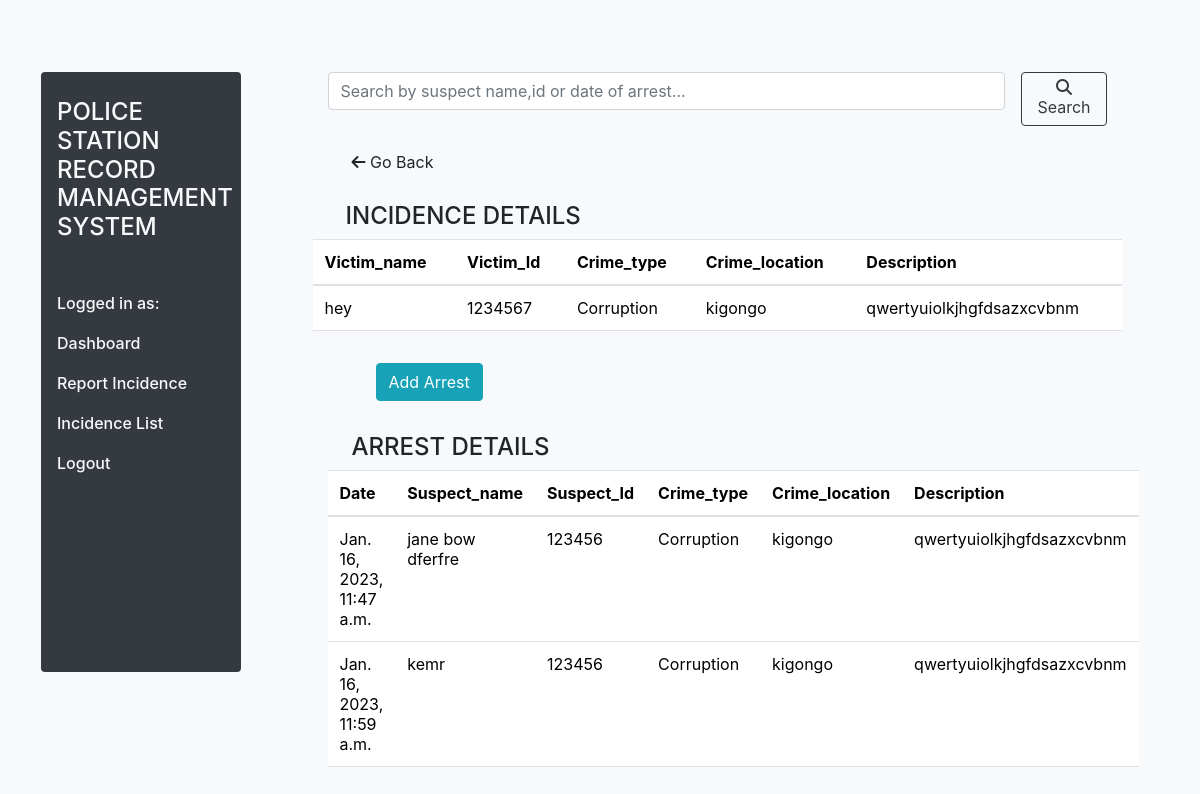
The app's page /incidence/1/ with its own data.
### records/models.py (models this page shows, shortened)
class Report (models.Model):
    report_id = models.UUIDField(default=uuid.uuid4, editable=False, unique=True)
    victim_name = models.CharField(max_length=100)
    victim_id = models.IntegerField(max_length=8)
    crime_type = models.ForeignKey(Crime,on_delete=models.CASCADE,null=True, blank=False)
    crime_location = models.CharField(max_length=100)
    date = models.DateTimeField(auto_now_add=True)
    description = models.TextField(max_length=100)

class Crime(models.Model):
    name = models.CharField(max_length=100)
    def __str__(self) :
        return self.name

class Arrest(models.Model):
    incidence = models.ForeignKey(Report, on_delete=models.CASCADE,blank=False, default=1)
    arrest_id = models.UUIDField(default=uuid.uuid4, editable=False, unique=True)
    suspect_name = models.CharField(max_length=100)
    suspect_id = models.IntegerField(max_length=8)
    date = models.DateTimeField(auto_now_add=True)

### records/views.py (the view)
# urls.py: path('incidence/<int:pk>/',views.IncidenceDetail, name='detail' ),
def IncidenceDetail(request, pk):
    incidence = Report.objects.get(id=pk)
    q = request.GET.get('q') if request.GET.get('q') != None else ''
    arrest_list = Arrest.objects.filter(
        Q(suspect_id__icontains=q) |
        Q(suspect_name__icontains=q) |
        Q(date__icontains=q)
    )
    context = {
        'incidence': incidence,
        'arrest_list': arrest_list,
    }
    return render(request, 'records/incidence_detail.html', context)

### records/templates/records/incidence_detail.html (shortened to what this page needs)
{% extends 'records/base.html' %} {% load crispy_forms_tags%}
    {% block content %}
    <div class="row">
        <div class="col-md-3 ">
            {% include 'records/sidebar.html'%}
        </div>
        <div class="col-md-8 mt-5">
                <form class="d-flex" method="GET">
                    <input class="form-control me-2" type="text" name="q" placeholder="Search by suspect name,id or date of arrest..." aria-label="Search">
                    <button class="btn btn-outline-dark search ml-2" type="submit"><i class="fa-solid fa-magnifying-glass"></i>Search </button>
                </form>
                <div>
                    <a class="nav-link m-3 p-2" href="{% url 'report_list'%}"><i class="fa fa-arrow-left" aria-hidden="true"></i>
                        Go Back</a>
                </div>
            <div class="row">
                <div class="row">
                    <h4 class="text-justify ml-4 mt-1">INCIDENCE DETAILS</h4>
                </div>
                <table class="table  p-2 jumbortron">
                    <thead>
                        <tr>
                            <th scope="col">Victim_name</th>
                            <th scope="col">Victim_Id</th>
                            <th scope="col">Crime_type</th>
                            <th scope="col">Crime_location</th>
                            <th scope="col">Description</th>
                        </tr>
                    </thead>
                    <tbody>
                        <td scope="row">{{incidence.victim_name}}</td>
                            <td scope="row">{{incidence.victim_id}}</td>
                            <td scope="row">{{incidence.crime_type}}</td>
                            <td scope="row">{{incidence.crime_location}}</td>
                            <td scope="row">{{incidence.description}}</td>
                    </tbody>
                    </table>
                                </div>
              <a href="{% url 'add_arrest' incidence.id %}" class="btn btn-info m-3 ml-5 "> Add Arrest</a>
              <div class="arrest">
                <h4 class="text-justify ml-4 mt-3">ARREST DETAILS</h4>
                <table class="table  p-2 jumbortron">
                    <thead>
                        <tr>
                            <th scope="col">Date</th>
                            <th scope="col">Suspect_name</th>
                            <th scope="col">Suspect_Id</th>
                            <th scope="col">Crime_type</th>
                            <th scope="col">Crime_location</th>
                            <th scope="col">Description</th>
                        </tr>
                    </thead>
                    <tbody>
                        {% for arrest_list in arrest_list %}
                        <tr>
                            <td scope="row">{{arrest_list.date}}</td>
                            <td scope="row">{{arrest_list.suspect_name}}</td>
                            <td scope="row">{{arrest_list.suspect_id}}</td>
                            <td scope="row">{{arrest_list.incidence.crime_type}}</td>
                            <td scope="row">{{arrest_list.incidence.crime_location}}</td>
                            <td scope="row">{{arrest_list.incidence.description}}</td>
                        </tr>
                        {% endfor%}
                    </tbody>
                    </table>
              </div>
        </div>
    </div>
    {% endblock content %}

### records/static/records/dashboard.css (style rules this page uses)
body { font-size: .875rem; }

### records on screen
Report: victim_name "hey", victim_id "1234567", crime_type "Corruption", crime_location "kigongo", description "qwertyuiolkjhgfdsazxcvbnm"
Arrest: date "Jan. 16, 2023, 11:47 a.m.", suspect_name "jane bow dferfre", suspect_id "123456", incidence.crime_type "Corruption", incidence.crime_location "kigongo", incidence.description "qwertyuiolkjhgfdsazxcvbnm"
Arrest: date "Jan. 16, 2023, 11:59 a.m.", suspect_name "kemr", suspect_id "123456", incidence.crime_type "Corruption", incidence.crime_location "kigongo", incidence.description "qwertyuiolkjhgfdsazxcvbnm"
